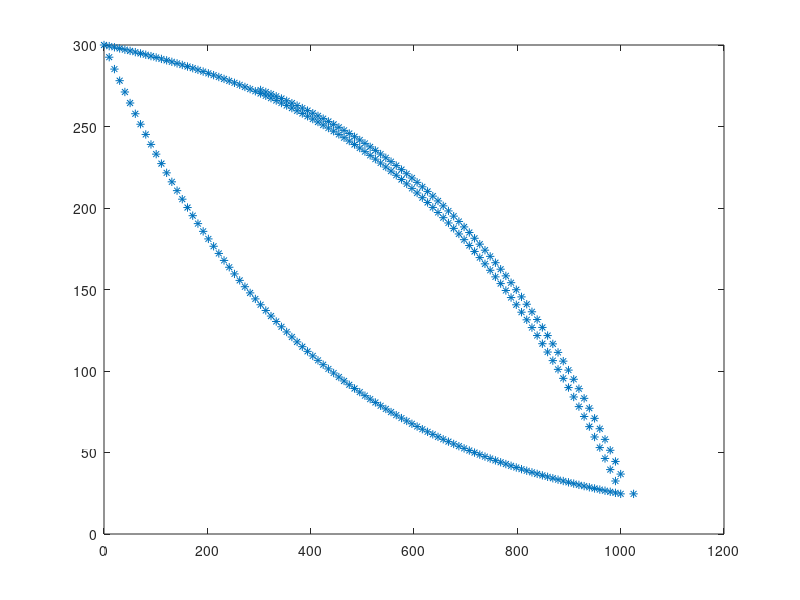

This chart was generated by the following MATLAB code:
% Ellipse 2D
%Making an idealized 2D model for DynEarthSol

clear;clf;
% first: what are you going to call this poly file?
str = 'ellipse2D.poly';

x_nodes = 100;                           % number nodes in X-dir
L = 1000;                                % length of domain in X-dir
x = linspace(0,L,x_nodes);               % X-dir


basal = 300*exp(-x/400);            % basal position function
a =  -28.3223;                      % ???
n_basal = 2.37e-03;                 % ???
c = 328.3223;                       % ???
surface = a*exp(n_basal*x)+c;       % surface position function
surface = surface(2:end-1);         % trimming the surface topo
x_surface = x(2:end-1);             % x corresponding to # surface pts.

%% debris geometries

debris_start = 300;
debris_thickness = 20;
englacial_debris_start = 350;
englacial_debris_thickness = 20;
debris_thickness = 10;
xmax = max(x);

xdebris = x(x > debris_start);
zdebris = [surface(x_surface > debris_start) basal(end)];

%find the slope of the debris thickness increase
m = debris_thickness/(xmax - debris_start);
dz = m*(xdebris-debris_start+150); %y = mx, equal to thickness of debris on top of surface

zdebris = zdebris + dz; 
debris_end = [debris_thickness+xmax, basal(end)]; %[x, z]

xdebris = [xdebris debris_end(1)+1.5*debris_thickness]; %Make it a bit extra thick at the base by adding 1.5* debris thickness to x value
zdebris = [zdebris debris_end(2)];

n_basal = length(basal);        %num basal nodes
n_surface = length(surface);    %num surface nodes
n_debris = length(xdebris);

%% Nodes

nodes = NaN*ones(n_basal+n_surface+length(zdebris), 3); % empty node matrix to be filled in

% BASAL nodes: ------------------------------------------------------------
for i = 1 : n_basal
    ii = i;
    nodes(i,1) = i-1;               % this is the node number
    nodes(i,2) = x(ii);             % x
    nodes(i,3) = basal(ii);         % z, basal
    
end;

% SURFACE nodes: ----------------------------------------------------------
for i = (n_basal) + 1 : n_basal + n_surface
    ii = i-n_basal;
    nodes(i,1) = i-1;               % this is the node number
    nodes(i,2) = x_surface(ii);     % x
    nodes(i,3) = surface(ii);       % z, surface
end;

% DEBRIS nodes: ----------------------------------------------------------
for i = (n_basal + n_surface) + 1 : (n_basal + n_surface) + n_debris
    ii = i-n_basal-n_surface;       %incrementing through this section only
    nodes(i,1) = i-1;               % this is the node number
    nodes(i,2) = xdebris(ii);       % x location of this node
    nodes(i,3) = zdebris(ii);       % z, surface (I think this should be debris surface)
end;

%% Facets

debris_intersect =  n_basal + n_debris;

facets = NaN*ones(n_basal+n_surface+length(zdebris)+1,4); %allocate
point_num = 0;

%Surface and basal facets
for i = 1 : n_basal + n_surface - 1
    facets(i,:) = [point_num nodes(i,1) nodes(i+1,1) NaN];
    point_num = point_num + 1;
end

%connect last surface node to first basal node
facets(n_basal + n_surface,:) = [point_num nodes(n_basal+n_surface-1,1) nodes(1,1) NaN];
point_num = point_num + 1;

%connect first debris node to intersection with surface node
facets(n_basal+n_surface+1,:) = [point_num debris_intersect nodes(n_surface+n_basal+1,1) NaN];
point_num = point_num+1;

%Debris layer facets
while point_num < n_basal + n_surface + n_debris
    facets(point_num+1,:) = [point_num nodes(point_num,1) nodes(point_num+1,1) NaN];
    point_num = point_num+1;
end

%Connecting the debris layer to the basal layer
basal_intersect = n_basal;
facets(point_num+1,:) = [point_num nodes(point_num,1) basal_intersect 16];

%Assigning flags
facets(1:n_basal,4) = 16; %basal ice
facets(n_basal+n_debris-1:n_basal+n_surface,4) = 32; %exposed surface ice
facets(n_basal+1:(n_basal+length(zdebris)),4) = 0;          %non-exposed surface ice
facets(n_basal+n_surface+1:n_basal+n_surface+n_debris,4) = 32; %debris layer


plot(nodes(:,2),nodes(:,3),'*');




